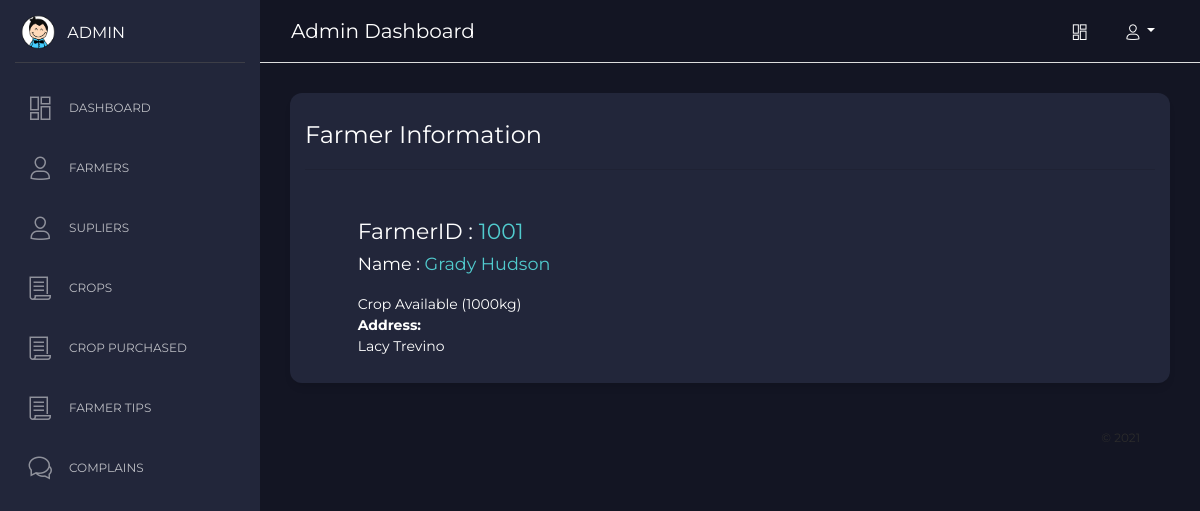
Before: /admin/index.php?page=farmer_profile&farmer=1 (signed in) with the older database file.
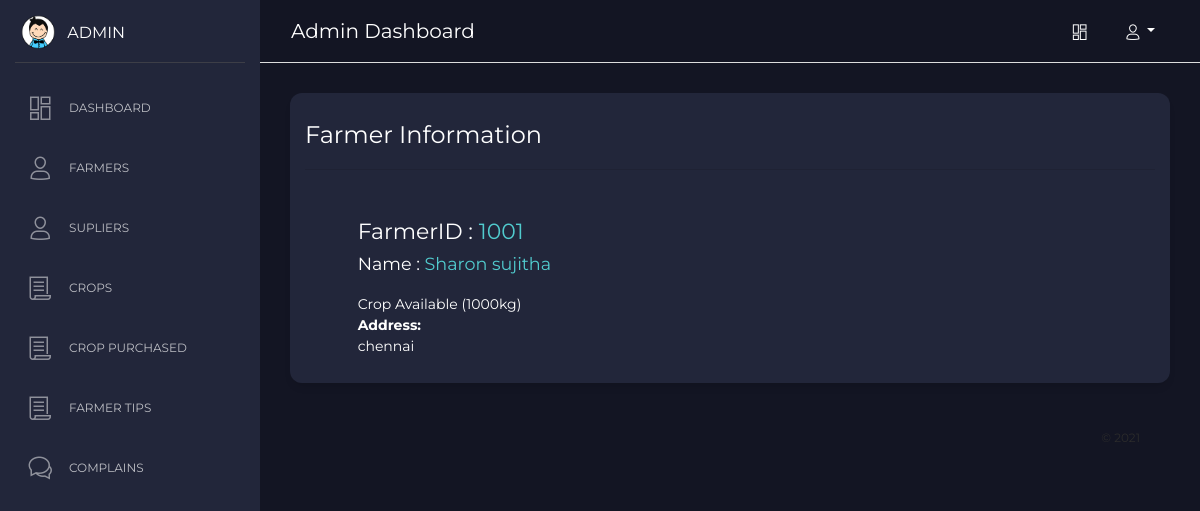
After: the same page with the newer database file.
### tables this page shows
CREATE TABLE `farmers` (
  `id` int(11) NOT NULL,
  `farmer_id` varchar(225) DEFAULT NULL,
  `name` varchar(225) DEFAULT NULL,
  `phone` varchar(225) DEFAULT NULL,
  `address` varchar(225) DEFAULT NULL,
  `password` varchar(225) DEFAULT NULL,
  `created_at` timestamp NOT NULL DEFAULT CURRENT_TIMESTAMP
);

### admin/index.php (called while the page is built, shortened)
<?php
include 'include/header.php';
include 'include/side-nav.php';
include 'include/top-nav.php';
get_page();
include 'include/footer.php';
?>

### admin/pages/farmer_profile.php (the view)
<?php $farmer=get_farmer_info($_GET['farmer']); extract($farmer); $crops=sum_as_total("crops","WHERE farmer_id=".$farmer['id']."","quantity")."kg"; ?>
<div class="content">
	<div class="row">
		<div class="col-md-12">
			<div class="card">
				<div class="card-header">
					<h4 class="card-title"> Farmer Information</h4>
					<hr>
				</div>
				<div class="card-body">
					<div class="row justify-content-center">
						<div class="col-md-11">
							<div class="single-profile p-3">
								<div class="profile-card">
									<div class="row">
										<div class="col-md-10 text-left">
											<div class="user-name">
                                                <h5 class="text-left">FarmerID : <span class="text-primary"><?php echo $farmer_id ?></span><br><small>Name : <span class="text-primary"><?php echo $name ?></span></small></h5>
											</div>
											<div class="user-review">
												<a href="javascript:;" class="review-link first"> Crop Available<span> (<?php echo $crops; ?>) </span></a>
											</div>
											<div class="all-languages">
												<b>Address:</b><br>
                                                <?php echo $address; ?>
											</div>
										</div>
									</div>
								</div>
							</div>
						</div>
					</div>
				</div>
			</div>
		</div>
	</div>

Changed rows visible on the page:
changed farmers: name "Grady Hudson" → "Sharon sujitha"; address "Lacy Trevino" → "chennai"
